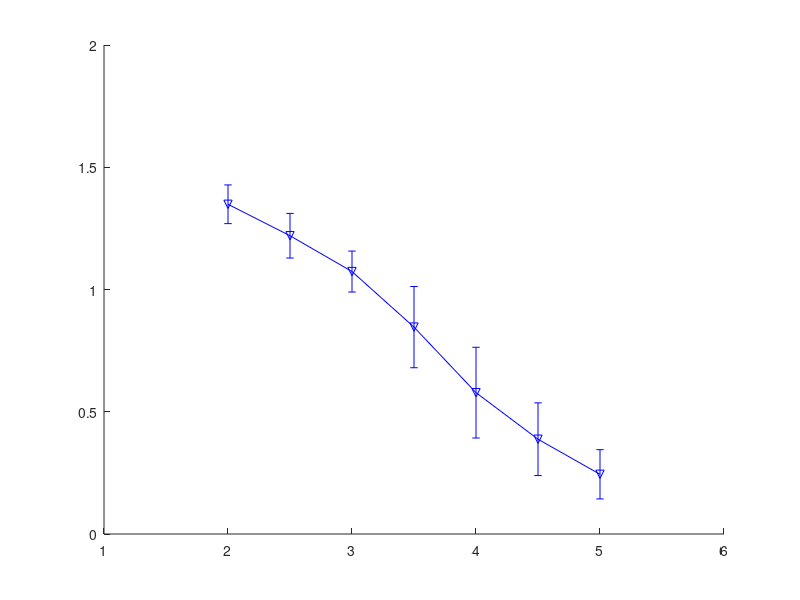

MATLAB code for this plot: (Note: this script raises an error after producing the figure.)
clc;clear; close all;
load CompareResults;
load CompareResultsStd;

K=64; 
m_num=round(K*[2 2.5 3 3.5 4 4.5 5]);
ms=5; ts=12;

figure; hold on;
errorbar(m_num/K, CompareResults(1,:), CompareResultsStd(1,:), 'bv-', 'linewidth', 2,  'MarkerSize',ms); 
errorbar(m_num/K, CompareResults(2,:), CompareResultsStd(2,:), 'gd-', 'linewidth', 2,  'MarkerSize',ms); 
errorbar(m_num/K, CompareResults(3,:), CompareResultsStd(3,:), 'ch-', 'linewidth', 2,  'MarkerSize',ms); 
errorbar(m_num/K, CompareResults(4,:), CompareResultsStd(4,:), 'mh-.', 'linewidth', 2,  'MarkerSize',ms); 
errorbar(m_num/K, CompareResults(5,:), CompareResultsStd(5,:), 'kh--', 'linewidth', 2,  'MarkerSize',ms); 
errorbar(m_num/K, CompareResults(6,:), CompareResultsStd(6,:), 'yh-', 'linewidth', 3,  'MarkerSize',ms); 
errorbar(m_num/K, CompareResults(7,:), CompareResultsStd(7,:), 'rp-', 'linewidth', 2,  'MarkerSize',ms);
ylabel('Recovery Error'); xlabel('Sample Size Ratio (n / k)');box on;
legend('OMP', 'Lasso', 'GroupLasso, gs=2','GroupLasso, gs=4','GroupLasso, gs=8','GroupLasso, gs=16','StructOMP');
axis([m_num(1)/K-0.5 m_num(end)/K+0.5 -0.1 1.7])
textobj = findobj('type', 'text');
set(textobj, 'fontsize', ts);
h_xlabel = get(gca,'XLabel');
set(h_xlabel,'FontSize',ts); 
h_xlabel = get(gca,'YLabel');
set(h_xlabel,'FontSize',ts); 



figure; hold on;
errorbar(m_num/K, CompareResults(8,:), CompareResultsStd(8,:), 'bv-', 'linewidth', 2,  'MarkerSize',ms); 
errorbar(m_num/K, CompareResults(9,:), CompareResultsStd(9,:), 'gd-', 'linewidth', 2,  'MarkerSize',ms); 
errorbar(m_num/K, CompareResults(10,:), CompareResultsStd(10,:), 'ch-', 'linewidth', 2,  'MarkerSize',ms); 
errorbar(m_num/K, CompareResults(11,:), CompareResultsStd(11,:), 'mh-.', 'linewidth', 2,  'MarkerSize',ms); 
errorbar(m_num/K, CompareResults(12,:), CompareResultsStd(12,:), 'kh--', 'linewidth', 2,  'MarkerSize',ms); 
errorbar(m_num/K, CompareResults(13,:), CompareResultsStd(13,:), 'yh-', 'linewidth', 3,  'MarkerSize',ms); 
errorbar(m_num/K, CompareResults(14,:), CompareResultsStd(14,:), 'rp-', 'linewidth', 2,  'MarkerSize',ms);
ylabel('CPU Time (Second)'); xlabel('Sample Size Ratio (n / k)'); box on;
legend('OMP','Lasso', 'StructOMP');
textobj = findobj('type', 'text');
set(textobj, 'fontsize', ts);
h_xlabel = get(gca,'XLabel');
set(h_xlabel,'FontSize',ts); 
h_xlabel = get(gca,'YLabel');
set(h_xlabel,'FontSize',ts); 

